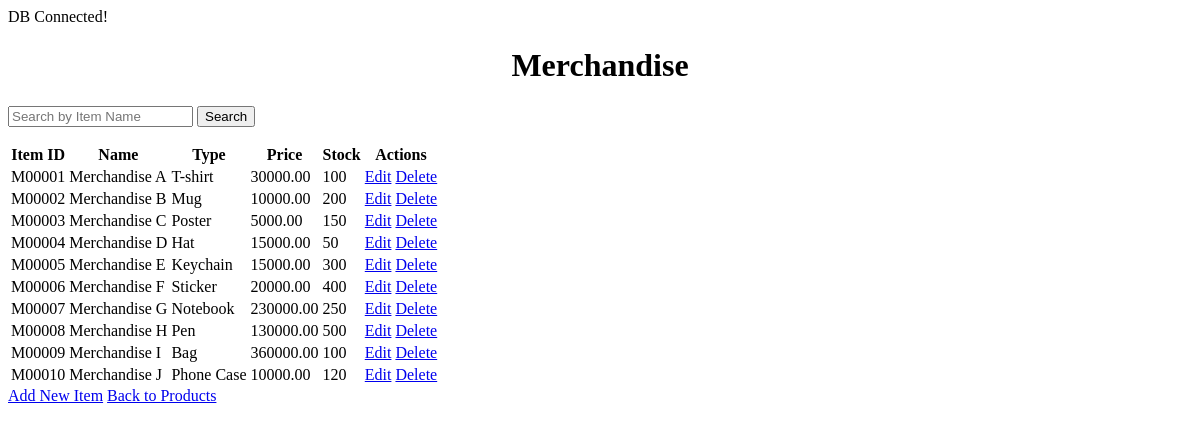
/sources/products/merchandise/index.php, run on the app's committed database.
### tables this page shows
CREATE TABLE Merchandise (
        ItemID char(6)  NOT NULL,
        Name varchar(100)  NOT NULL,
        Type varchar(50)  NOT NULL,
        Price decimal(10,2)  NOT NULL,
        MerchStock int  NOT NULL,
        CONSTRAINT Merchandise_pk PRIMARY KEY (ItemID)
    );

### sources/products/merchandise/index.php (the view, shortened to what this page needs)
<?php
include '../../../service/db.php';
$searchTerm = isset($_GET['q']) ? $_GET['q'] : '';
if ($searchTerm) {
    $sql = 'SELECT * FROM Merchandise WHERE Name LIKE ?';
    $statement = $pdo->prepare($sql);
    $statement->execute(['%' . $searchTerm . '%']);
    $items = $statement->fetchAll();
} else {
    $sql = 'SELECT * FROM Merchandise';
    $statement = $pdo->prepare($sql);
    $statement->execute();
    $items = $statement->fetchAll();
}
?>
<!DOCTYPE html>
<html lang="en">
<head>
    <link rel="stylesheet" href="../../css/styles.css">
</head>
<body>
    <h1>Merchandise</h1>
    <form action="index.php" method="GET">
        <input type="text" name="q" placeholder="Search by Item Name" value="<?= htmlspecialchars($searchTerm) ?>">
        <button type="submit">Search</button>
    </form>
    <table>
        <tr>
            <th>Item ID</th>
            <th>Name</th>
            <th>Type</th>
            <th>Price</th>
            <th>Stock</th>
            <th>Actions</th>
        </tr>
        <?php foreach ($items as $item): ?>
        <tr>
            <td><?= htmlspecialchars($item['ItemID']) ?></td>
            <td><?= htmlspecialchars($item['Name']) ?></td>
            <td><?= htmlspecialchars($item['Type']) ?></td>
            <td><?= htmlspecialchars($item['Price']) ?></td>
            <td><?= htmlspecialchars($item['MerchStock']) ?></td>
            <td>
                <a href="edit.php?id=<?= htmlspecialchars($item['ItemID']) ?>">Edit</a>
                <a href="index.php?delete_id=<?= htmlspecialchars($item['ItemID']) ?>" onclick="return confirm('Are you sure you want to delete this item?')">Delete</a>
            </td>
        </tr>
        <?php endforeach; ?>
    </table>
    <a href="add.php">Add New Item</a>
    <a href="../products.php">Back to Products</a>
</body>
</html>

### styles.css (style rules this page uses)
h1 { text-align: center; }

### data on the page
merchandise: ItemID "M00001", Name "Merchandise A", Type "T-shirt", Price "30000.00", MerchStock "100"
merchandise: ItemID "M00002", Name "Merchandise B", Type "Mug", Price "10000.00", MerchStock "200"
merchandise: ItemID "M00003", Name "Merchandise C", Type "Poster", Price "5000.00", MerchStock "150"
merchandise: ItemID "M00004", Name "Merchandise D", Type "Hat", Price "15000.00", MerchStock "50"
merchandise: ItemID "M00005", Name "Merchandise E", Type "Keychain", Price "15000.00", MerchStock "300"
merchandise: ItemID "M00006", Name "Merchandise F", Type "Sticker", Price "20000.00", MerchStock "400"
merchandise: ItemID "M00007", Name "Merchandise G", Type "Notebook", Price "230000.00", MerchStock "250"
merchandise: ItemID "M00008", Name "Merchandise H", Type "Pen", Price "130000.00", MerchStock "500"
merchandise: ItemID "M00009", Name "Merchandise I", Type "Bag", Price "360000.00", MerchStock "100"
merchandise: ItemID "M00010", Name "Merchandise J", Type "Phone Case", Price "10000.00", MerchStock "120"
